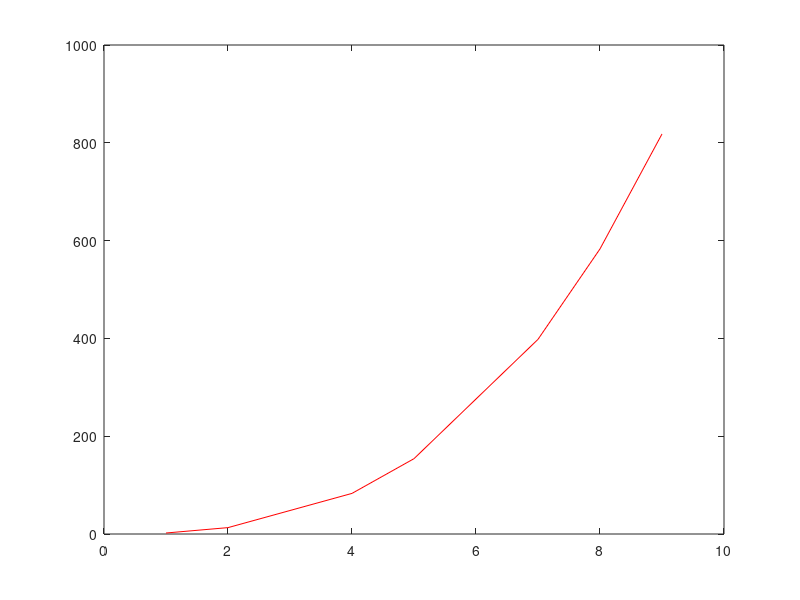

Source code (MATLAB): (Note: this script raises an error after producing the figure.)
%HW6

% Problem 1. Curve fitting. 
% Part 1. Take 10 x values on the interval 0 < x <= 10 and then create y
% values from the x values by plugging the x values into a third order
% polynomial of your choice. Add random noise to the data by choosing a random number
% in the interval [-D, D]. Start with D = 1. Plot your data in the x-y plane.

xdata = randi([1 9],10,1);
xx = sort(xdata);
yy = xx.^3 +xx.^2 +xx + (-1 + (1-(-1))*rand(1,1));
figure; plot(xx,yy, 'r-')

% Part 2. Fit your data with polynomials from order 1 to 9. Plot the fitted
% polynomials together with the data.

fit1 = fit(xx, yy, 'poly1'); plot(fit1, xx,yy)
set(gca,'FontSize',24);
fit2 = fit(xx, yy, 'poly2'); plot(fit2, xx,yy)
set(gca,'FontSize',24);
fit3 = fit(xx, yy, 'poly3'); plot(fit3, xx,yy)
set(gca,'FontSize',24);
fit4 = fit(xx, yy, 'poly4'); plot(fit4, xx,yy)
set(gca,'FontSize',24);
fit5 = fit(xx, yy, 'poly5'); plot(fit5, xx,yy)
set(gca,'FontSize',24);
fit6 = fit(xx, yy, 'poly6'); plot(fit6, xx,yy)
set(gca,'FontSize',24);
fit7 = fit(xx, yy, 'poly7'); plot(fit7, xx,yy)
set(gca,'FontSize',24);
fit8 = fit(xx, yy, 'poly8'); plot(fit8, xx,yy)
set(gca,'FontSize',24);
fit9 = fit(xx, yy, 'poly9'); plot(fit9, xx,yy)
set(gca,'FontSize',24);

% Part 3. On a separate plot, plot the R^2 and adjusted R^2 as a function
% of the order of the polynomial. 

[fit_out1, fit_metric1] = fit(xx,yy, fit1);
[fit_out2, fit_metric2] = fit(xx,yy, fit2);
[fit_out3, fit_metric3] = fit(xx,yy, fit3);
[fit_out4, fit_metric4] = fit(xx,yy, fit4);
[fit_out5, fit_metric5] = fit(xx,yy, fit5);
[fit_out6, fit_metric6] = fit(xx,yy, fit6);
[fit_out7, fit_metric7] = fit(xx,yy, fit7);
[fit_out8, fit_metric8] = fit(xx,yy, fit8);
[fit_out9, fit_metric9] = fit(xx,yy, fit9);

rsquare = [fit_metric1.rsquare, fit_metric2.rsquare, fit_metric3.rsquare, fit_metric4.rsquare, fit_metric5.rsquare, fit_metric6.rsquare, fit_metric7.rsquare, fit_metric8.rsquare, fit_metric9.rsquare];
adjustedrsquare = [fit_metric1.adjrsquare, fit_metric2.adjrsquare, fit_metric3.adjrsquare, fit_metric4.adjrsquare, fit_metric5.adjrsquare, fit_metric6.adjrsquare, fit_metric7.adjrsquare, fit_metric8.adjrsquare, fit_metric9.adjrsquare];
polynomial= [1,2,3,4,5,6,7,8,9];
plot(polynomial, rsquare, polynomial, adjustedrsquare);

% Part 4. Repeat parts 1 - 3 for D = 10 and D = 1000. Comment on the
% results. 

%D = 10
xdata = randi([1 9],10,1);
xx = sort(xdata);
yy = xx.^3 +xx.^2 +xx + (-10 + (10-(-10))*rand(1,1));
figure; plot(xx,yy, 'r-')

fit1 = fit(xx, yy, 'poly1'); plot(fit1, xx,yy)
set(gca,'FontSize',24);
fit2 = fit(xx, yy, 'poly2'); plot(fit2, xx,yy)
set(gca,'FontSize',24);
fit3 = fit(xx, yy, 'poly3'); plot(fit3, xx,yy)
set(gca,'FontSize',24);
fit4 = fit(xx, yy, 'poly4'); plot(fit4, xx,yy)
set(gca,'FontSize',24);
fit5 = fit(xx, yy, 'poly5'); plot(fit5, xx,yy)
set(gca,'FontSize',24);
fit6 = fit(xx, yy, 'poly6'); plot(fit6, xx,yy)
set(gca,'FontSize',24);
fit7 = fit(xx, yy, 'poly7'); plot(fit7, xx,yy)
set(gca,'FontSize',24);
fit8 = fit(xx, yy, 'poly8'); plot(fit8, xx,yy)
set(gca,'FontSize',24);
fit9 = fit(xx, yy, 'poly9'); plot(fit9, xx,yy)
set(gca,'FontSize',24);

[fit_out1, fit_metric1] = fit(xx,yy, fit1);
[fit_out2, fit_metric2] = fit(xx,yy, fit2);
[fit_out3, fit_metric3] = fit(xx,yy, fit3);
[fit_out4, fit_metric4] = fit(xx,yy, fit4);
[fit_out5, fit_metric5] = fit(xx,yy, fit5);
[fit_out6, fit_metric6] = fit(xx,yy, fit6);
[fit_out7, fit_metric7] = fit(xx,yy, fit7);
[fit_out8, fit_metric8] = fit(xx,yy, fit8);
[fit_out9, fit_metric9] = fit(xx,yy, fit9);

rsquare = [fit_metric1.rsquare, fit_metric2.rsquare, fit_metric3.rsquare, fit_metric4.rsquare, fit_metric5.rsquare, fit_metric6.rsquare, fit_metric7.rsquare, fit_metric8.rsquare, fit_metric9.rsquare];
adjustedrsquare = [fit_metric1.adjrsquare, fit_metric2.adjrsquare, fit_metric3.adjrsquare, fit_metric4.adjrsquare, fit_metric5.adjrsquare, fit_metric6.adjrsquare, fit_metric7.adjrsquare, fit_metric8.adjrsquare, fit_metric9.adjrsquare];
polynomial= [1,2,3,4,5,6,7,8,9];
plot(polynomial, rsquare, polynomial, adjustedrsquare);

%D = 1000
xdata = randi([1 9],10,1);
xx = sort(xdata);
yy = xx.^3 +xx.^2 +xx + (-1000 + (1000-(-1000))*rand(1,1));
figure; plot(xx,yy, 'r-')

fit1 = fit(xx, yy, 'poly1'); plot(fit1, xx,yy)
set(gca,'FontSize',24);
fit2 = fit(xx, yy, 'poly2'); plot(fit2, xx,yy)
set(gca,'FontSize',24);
fit3 = fit(xx, yy, 'poly3'); plot(fit3, xx,yy)
set(gca,'FontSize',24);
fit4 = fit(xx, yy, 'poly4'); plot(fit4, xx,yy)
set(gca,'FontSize',24);
fit5 = fit(xx, yy, 'poly5'); plot(fit5, xx,yy)
set(gca,'FontSize',24);
fit6 = fit(xx, yy, 'poly6'); plot(fit6, xx,yy)
set(gca,'FontSize',24);
fit7 = fit(xx, yy, 'poly7'); plot(fit7, xx,yy)
set(gca,'FontSize',24);
fit8 = fit(xx, yy, 'poly8'); plot(fit8, xx,yy)
set(gca,'FontSize',24);
fit9 = fit(xx, yy, 'poly9'); plot(fit9, xx,yy)
set(gca,'FontSize',24);

[fit_out1, fit_metric1] = fit(xx,yy, fit1);
[fit_out2, fit_metric2] = fit(xx,yy, fit2);
[fit_out3, fit_metric3] = fit(xx,yy, fit3);
[fit_out4, fit_metric4] = fit(xx,yy, fit4);
[fit_out5, fit_metric5] = fit(xx,yy, fit5);
[fit_out6, fit_metric6] = fit(xx,yy, fit6);
[fit_out7, fit_metric7] = fit(xx,yy, fit7);
[fit_out8, fit_metric8] = fit(xx,yy, fit8);
[fit_out9, fit_metric9] = fit(xx,yy, fit9);

rsquare = [fit_metric1.rsquare, fit_metric2.rsquare, fit_metric3.rsquare, fit_metric4.rsquare, fit_metric5.rsquare, fit_metric6.rsquare, fit_metric7.rsquare, fit_metric8.rsquare, fit_metric9.rsquare];
adjustedrsquare = [fit_metric1.adjrsquare, fit_metric2.adjrsquare, fit_metric3.adjrsquare, fit_metric4.adjrsquare, fit_metric5.adjrsquare, fit_metric6.adjrsquare, fit_metric7.adjrsquare, fit_metric8.adjrsquare, fit_metric9.adjrsquare];
polynomial= [1,2,3,4,5,6,7,8,9];
plot(polynomial, rsquare, polynomial, adjustedrsquare);

% The smaller the interval, the closer the values of R and R^2. As its increased, R and R^2 diverge and need higher polynomial degrees to cross.

% Part 5. Now repeat parts 1-3 but take 100 x values on the interval 0 < x <=
% 10. Comment on the results. 

%D = 1
xdata = randi([1 9],100,1);
xx = sort(xdata);
yy = xx.^3 +xx.^2 +xx + (-1 + (1-(-1))*rand(1,1));
figure; plot(xx,yy, 'r-')

fit1 = fit(xx, yy, 'poly1'); plot(fit1, xx,yy)
set(gca,'FontSize',24);
fit2 = fit(xx, yy, 'poly2'); plot(fit2, xx,yy)
set(gca,'FontSize',24);
fit3 = fit(xx, yy, 'poly3'); plot(fit3, xx,yy)
set(gca,'FontSize',24);
fit4 = fit(xx, yy, 'poly4'); plot(fit4, xx,yy)
set(gca,'FontSize',24);
fit5 = fit(xx, yy, 'poly5'); plot(fit5, xx,yy)
set(gca,'FontSize',24);
fit6 = fit(xx, yy, 'poly6'); plot(fit6, xx,yy)
set(gca,'FontSize',24);
fit7 = fit(xx, yy, 'poly7'); plot(fit7, xx,yy)
set(gca,'FontSize',24);
fit8 = fit(xx, yy, 'poly8'); plot(fit8, xx,yy)
set(gca,'FontSize',24);
fit9 = fit(xx, yy, 'poly9'); plot(fit9, xx,yy)
set(gca,'FontSize',24);

[fit_out1, fit_metric1] = fit(xx,yy, fit1);
[fit_out2, fit_metric2] = fit(xx,yy, fit2);
[fit_out3, fit_metric3] = fit(xx,yy, fit3);
[fit_out4, fit_metric4] = fit(xx,yy, fit4);
[fit_out5, fit_metric5] = fit(xx,yy, fit5);
[fit_out6, fit_metric6] = fit(xx,yy, fit6);
[fit_out7, fit_metric7] = fit(xx,yy, fit7);
[fit_out8, fit_metric8] = fit(xx,yy, fit8);
[fit_out9, fit_metric9] = fit(xx,yy, fit9);

rsquare = [fit_metric1.rsquare, fit_metric2.rsquare, fit_metric3.rsquare, fit_metric4.rsquare, fit_metric5.rsquare, fit_metric6.rsquare, fit_metric7.rsquare, fit_metric8.rsquare, fit_metric9.rsquare];
adjustedrsquare = [fit_metric1.adjrsquare, fit_metric2.adjrsquare, fit_metric3.adjrsquare, fit_metric4.adjrsquare, fit_metric5.adjrsquare, fit_metric6.adjrsquare, fit_metric7.adjrsquare, fit_metric8.adjrsquare, fit_metric9.adjrsquare];
polynomial= [1,2,3,4,5,6,7,8,9];
plot(polynomial, rsquare, polynomial, adjustedrsquare);

%D = 10

xdata = randi([1 9],100,1);
xx = sort(xdata);
yy = xx.^3 +xx.^2 +xx + (-10 + (10-(-10))*rand(1,1));
figure; plot(xx,yy, 'r-')

fit1 = fit(xx, yy, 'poly1'); plot(fit1, xx,yy)
set(gca,'FontSize',24);
fit2 = fit(xx, yy, 'poly2'); plot(fit2, xx,yy)
set(gca,'FontSize',24);
fit3 = fit(xx, yy, 'poly3'); plot(fit3, xx,yy)
set(gca,'FontSize',24);
fit4 = fit(xx, yy, 'poly4'); plot(fit4, xx,yy)
set(gca,'FontSize',24);
fit5 = fit(xx, yy, 'poly5'); plot(fit5, xx,yy)
set(gca,'FontSize',24);
fit6 = fit(xx, yy, 'poly6'); plot(fit6, xx,yy)
set(gca,'FontSize',24);
fit7 = fit(xx, yy, 'poly7'); plot(fit7, xx,yy)
set(gca,'FontSize',24);
fit8 = fit(xx, yy, 'poly8'); plot(fit8, xx,yy)
set(gca,'FontSize',24);
fit9 = fit(xx, yy, 'poly9'); plot(fit9, xx,yy)
set(gca,'FontSize',24);

[fit_out1, fit_metric1] = fit(xx,yy, fit1);
[fit_out2, fit_metric2] = fit(xx,yy, fit2);
[fit_out3, fit_metric3] = fit(xx,yy, fit3);
[fit_out4, fit_metric4] = fit(xx,yy, fit4);
[fit_out5, fit_metric5] = fit(xx,yy, fit5);
[fit_out6, fit_metric6] = fit(xx,yy, fit6);
[fit_out7, fit_metric7] = fit(xx,yy, fit7);
[fit_out8, fit_metric8] = fit(xx,yy, fit8);
[fit_out9, fit_metric9] = fit(xx,yy, fit9);

rsquare = [fit_metric1.rsquare, fit_metric2.rsquare, fit_metric3.rsquare, fit_metric4.rsquare, fit_metric5.rsquare, fit_metric6.rsquare, fit_metric7.rsquare, fit_metric8.rsquare, fit_metric9.rsquare];
adjustedrsquare = [fit_metric1.adjrsquare, fit_metric2.adjrsquare, fit_metric3.adjrsquare, fit_metric4.adjrsquare, fit_metric5.adjrsquare, fit_metric6.adjrsquare, fit_metric7.adjrsquare, fit_metric8.adjrsquare, fit_metric9.adjrsquare];
polynomial= [1,2,3,4,5,6,7,8,9];
plot(polynomial, rsquare, polynomial, adjustedrsquare);

%D = 1000

xdata = randi([1 9],100,1);
xx = sort(xdata);
yy = xx.^3 +xx.^2 +xx + (-1000 + (1000-(-1000))*rand(1,1));
figure; plot(xx,yy, 'r-')

fit1 = fit(xx, yy, 'poly1'); plot(fit1, xx,yy)
set(gca,'FontSize',24);
fit2 = fit(xx, yy, 'poly2'); plot(fit2, xx,yy)
set(gca,'FontSize',24);
fit3 = fit(xx, yy, 'poly3'); plot(fit3, xx,yy)
set(gca,'FontSize',24);
fit4 = fit(xx, yy, 'poly4'); plot(fit4, xx,yy)
set(gca,'FontSize',24);
fit5 = fit(xx, yy, 'poly5'); plot(fit5, xx,yy)
set(gca,'FontSize',24);
fit6 = fit(xx, yy, 'poly6'); plot(fit6, xx,yy)
set(gca,'FontSize',24);
fit7 = fit(xx, yy, 'poly7'); plot(fit7, xx,yy)
set(gca,'FontSize',24);
fit8 = fit(xx, yy, 'poly8'); plot(fit8, xx,yy)
set(gca,'FontSize',24);
fit9 = fit(xx, yy, 'poly9'); plot(fit9, xx,yy)
set(gca,'FontSize',24);

[fit_out1, fit_metric1] = fit(xx,yy, fit1);
[fit_out2, fit_metric2] = fit(xx,yy, fit2);
[fit_out3, fit_metric3] = fit(xx,yy, fit3);
[fit_out4, fit_metric4] = fit(xx,yy, fit4);
[fit_out5, fit_metric5] = fit(xx,yy, fit5);
[fit_out6, fit_metric6] = fit(xx,yy, fit6);
[fit_out7, fit_metric7] = fit(xx,yy, fit7);
[fit_out8, fit_metric8] = fit(xx,yy, fit8);
[fit_out9, fit_metric9] = fit(xx,yy, fit9);

rsquare = [fit_metric1.rsquare, fit_metric2.rsquare, fit_metric3.rsquare, fit_metric4.rsquare, fit_metric5.rsquare, fit_metric6.rsquare, fit_metric7.rsquare, fit_metric8.rsquare, fit_metric9.rsquare];
adjustedrsquare = [fit_metric1.adjrsquare, fit_metric2.adjrsquare, fit_metric3.adjrsquare, fit_metric4.adjrsquare, fit_metric5.adjrsquare, fit_metric6.adjrsquare, fit_metric7.adjrsquare, fit_metric8.adjrsquare, fit_metric9.adjrsquare];
polynomial= [1,2,3,4,5,6,7,8,9];
plot(polynomial, rsquare, polynomial, adjustedrsquare);

% Problem 2. Basic statistics. 
% Part 1. Consider two different distributions - Gaussian numbers with a mean of
% 0 and variance 1 and Gaussian numbers with a mean of 1 and variance 1.
% (1) Make a plot of the average p-value for the t-test comparing N random
% numbers chosen from each of these two distributions as a function of N.

random = randn(10); %first distribution
random = sort(random);
random1 = random(:) - mean(random(:));
random1_normalized = reshape(random1/std(random1),size(random));

mean1 = 1; std1 = 1; %second distribution
random = randn(10);
random2 = random(:) - mean(random(:));
s = random2/std(random2)*std1;
random2_normalized = reshape(s + mean1,size(random));

N = 10;
for i = 1:N
    randindex = randperm(i);
    gauss1 = random1_normalized(randindex);
    randindex1 = randperm(i);
    gauss2 = random2_normalized(randindex1);
    [is_sig(i), pval(i)] = ttest2(gauss1,gauss2);
end
plot(1:N,pval);

% Part 2. Now keep the first distribution the same, but vary the mean of
% the second distribution between 0 and 10 with the same variance and
% repeat part one. Make a plot of all of these different curves on the same
% set of axes. What is special about the case where the mean of the second
% distribution is 0? 

for i=0:10 %Gaussian numbers for second distribution
    mean1 = i; std1 = 1;
    random = randn(10);
    random = sort(random);
    random2 = random(:) - mean(random(:));
    s = random2/std(random2)*std1;
    random2_normalized = reshape(s + mean1,size(random));
    [mean(random2_normalized(:)),std(random2_normalized(:))]
end
plot(1:N,pval);

% When the mean of the second distribution is 0, the plot slopes down and
% then tapers off.

% Part 3. Now keep the means of the two distributions at 0 and 1 as in part
% 1, but vary the variance of both distributions simultaneiously between 0.1 and 10 and plot the 
% p-values vs the number of numbers drawn as before. Comment on your results.  

for i=0.1:0.1:10

    mean1 = 0;  std1 = i; %first distribution
    random = randn(10);
    random = sort(random);
    random1 = random(:) - mean(random(:));
    s = random1/std(random1)*std1;
    random1_norm = reshape(s + mean1,size(random));

    mean2 = 1; std2 = i; %second distribution
    random = randn(10);
    random2 = random(:) - mean(random(:));
    s = random2/std(random2)*std2;
    random2_normalized = reshape(s + mean2,size(random));
    
    for j=0:10
        mean1 = j; std1 = 1;
        random = randn(10);
        random2 = random(:) - mean(random(:));
        s = random2/std(random2)*std1;
        random_normalized = reshape(s + mean1,size(random));
    end
end
plot(1:N,pval);


